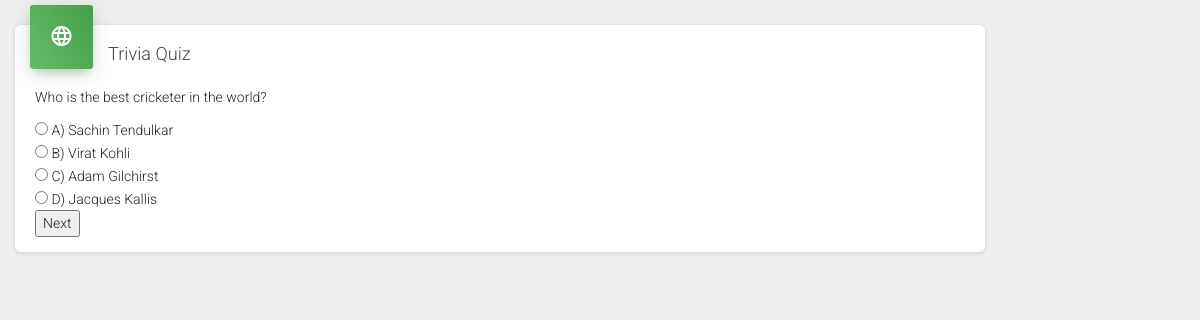
Page /welcome/Jai/ (signed in) on the committed database.
### Trivia/models.py (models this page shows, shortened)
class BaseContent(models.Model):
    ACTIVE_CHOICES  = ((0, 'Inactive'), (2, 'Active'),)
    active          = models.PositiveIntegerField(choices=ACTIVE_CHOICES,default=2)
    created         = models.DateTimeField(auto_now_add=True)
    modified        = models.DateTimeField(auto_now=True)
    class Meta:
        abstract = True

class Question(BaseContent):
    text = models.CharField(_('question text'), max_length=500)
    qtype = models.CharField(_('question type'), max_length=2, choices=QTYPE_CHOICES)

class Choice(BaseContent):
    question = models.ForeignKey(Question,
                                  on_delete=models.CASCADE, blank=True, null=True)
    text = models.CharField(_('choice text'), max_length=500)
    is_correct = models.BooleanField(default=False)

### Trivia/views.py (the view)
# urls.py: path('welcome/<str:name>/', welcome_user, name='welcome_page'),
def welcome_user(request,name):
    quest = Question.objects.all()
    index = request.POST.get('index',0)
    nextt = int(index)+1
    user_id = request.session.get('user_profile_id')
    user_profile = UserProfile.objects.get(id=user_id)
    if request.method == "POST":
        question_over = False
        if len(quest) == int(index):
            question_over = True
        else:
            ques = quest[int(index)]
        question    = request.POST.get('question')
        choice      = request.POST.getlist('choices')
        record,created      = GameReocrd.objects.get_or_create(name=user_profile)
        record.config.update({question:choice})
        record.save()
        if question_over == True:
            summary = GameReocrd.objects.get(name = user_profile)
    else:
        ques = quest[int(index)]
    return render(request, 'trivia/welcome_user.html', locals())

### Trivia/templatetags/common_tags.py (called while the page is built)
@register.simple_tag
def get_choices(ques):
	obj = Choice.objects.filter(question=ques,active=2)
	return obj

### templates/trivia/welcome_user.html (shortened to what this page needs)
{% extends 'base.html' %}
{% block content %}
{% load common_tags %}
<div class="col-md-10">
	<div class="card">
		<div class="card-header card-header-icon" data-background-color="green">
			<i class="material-icons">&#xE894;</i>
		</div>
		<div class="card-content">
			{% if not question_over %}
				<h4 class="card-title">Trivia Quiz</h4>
			{%endif%}
			<div class="row">
				<div class="col-md-5">
					<form class="form" method="POST" action="." >
					   {% if not question_over %}
						<p>{{ques.text}}</p>
						{% get_choices ques as choices%}
						   {% for c in choices%}
							   {% if ques.qtype == "C"%}
								   <input type="checkbox" id="" name="choices" value="{{c.id}}">
								   {{c.text}} <br>
							   {% else %}
								   <input type="radio" id="" name="choices" value="{{c.id}}">
								   {{c.text}} <br>
							   {% endif %}
						   {% endfor %}
						   <button>Next</button>
						   {% endif %}
					</form>
				</div>
			</div>
		</div>
	</div>
</div>
{% endblock %}

### rows in the picture
Question: text "Who is the best cricketer in the world?"
Choice: text "A) Sachin Tendulkar"
Choice: text "B) Virat Kohli"
Choice: text "C) Adam Gilchirst"
Choice: text "D) Jacques Kallis"
